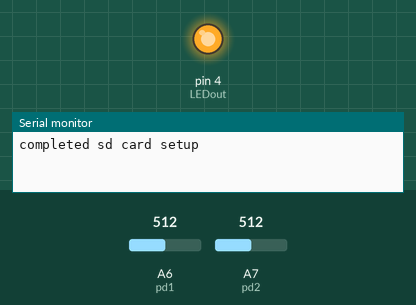
The sketch below on a simulated Arduino Nano, built with avr-gcc and run on an emulated ATmega328P. On the bench: output pins drawn as LEDs (lit = HIGH), the last lines printed to the serial monitor. The test bench sets the inputs (shaded band); at power-on: A6 (pd1) = 512, A7 (pd2) = 512. Storage starts empty.

Above: at 1.0 s.
At 3.0 s:
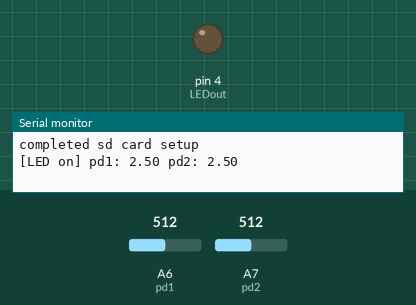
Timing chart, 0 to 5.3 s (numbered marks = the images above):
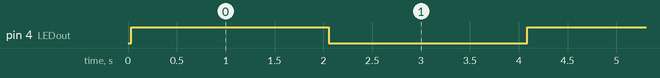

The sketch:

Vis_Sensor_Photodiode_Data_Logger.ino
```cpp
/*
Used for controlling LED & recording output from photodiode!
To be eventually calibrated for visibility!
*/
#include <SPI.h> // SD Card
#include <SD.h> // SD Card
File dataFile; // for SD card
const PROGMEM int CS = 10;   // uSD Chip Select

int pd1 = A6;  // read input on analog pin 2
int pd2 = A7;
int LEDout = 4; //LED output in Digital pin 4

void setup() {
  Serial.begin(9600);  // for serial monitor :)
  pinMode(LEDout, OUTPUT);
  pinMode(pd1, INPUT);
  pinMode(pd2, INPUT);

  if (!SD.begin(CS)) {   // see if the card is present & can be initialized:
    Serial.println(F("Card failed, or not present"));
  }
  else {
  Serial.println(F("completed sd card setup"));
    dataFile = SD.open("data.csv", FILE_WRITE);
    if (dataFile) {
      dataFile.println(F(""));
      dataFile.println(F(""));
      dataFile.close();
    }
  }
}

void loop() {
  pdOut();
  logNewLine();
}

void pdOut(){
  digitalWrite(LEDout, HIGH);
  delay(1000);
    float pd1on = analogRead(pd1)* (5.0 / 1023.0);
    float pd2on = analogRead(pd2)* (5.0 / 1023.0);
    Serial.print("[LED on] pd1: "); Serial.print(pd1on);
    Serial.print(" pd2: "); Serial.print(pd2on);
    logFloat(pd1on);
    logFloat(pd2on);
  delay(1000);

  digitalWrite(LEDout, LOW);
  delay(1000);
    float pd1off = analogRead(pd1)* (5.0 / 1023.0);
    float pd2off = analogRead(pd2)* (5.0 / 1023.0);
    Serial.print(" [LED off] pd1: "); Serial.print(pd1off);
    Serial.print(" pd2: "); Serial.print(pd2off);
    logFloat(pd1off);
    logFloat(pd2off);
  delay(1000);
}

void logFloat(double val) {
  static char buff[16];
  dtostrf(val, 8, 2, buff); //2nd # = length of the string, 3rd # = values after decimal point
  // Serial.print(buff); Serial.print(F(", "));

  dataFile = SD.open(F("data.csv"), FILE_WRITE);
  if (dataFile) {
    dataFile.print(buff);
    dataFile.print(F(", "));
    dataFile.close();
  }
  else {
    Serial.print(F("Error writing to file!"));
  }
}

void logNewLine() {
  dataFile = SD.open("data.csv", FILE_WRITE);
  if (dataFile) {
    dataFile.println(F("")); // for SD card
    dataFile.close();
  }
  else {
    Serial.print(F("Error writing to file!"));
  }
  Serial.println();  // for Serial Monitor
}


//unused
  // int potAnalogPin = A0; //pot input pin
  // int potInput = 0; //var to store the value from sensor
  // int potOutput = 0; //var to store the output value

  // potInput = analogRead(potAnalogPin);
  // potOutput = map(potInput, 0, 51, 125, 135); //conversion from 0-1023 to 0-255
  // Serial.print("potInput: "); Serial.println(potInput);
  // Serial.print("potOutput: "); Serial.println(potOutput);
  // analogWrite(LED, potOutput); 
```

Measured:
- by itself, pin 4 (LEDout): alternates HIGH for 2.0 s and LOW for 2.0 s
